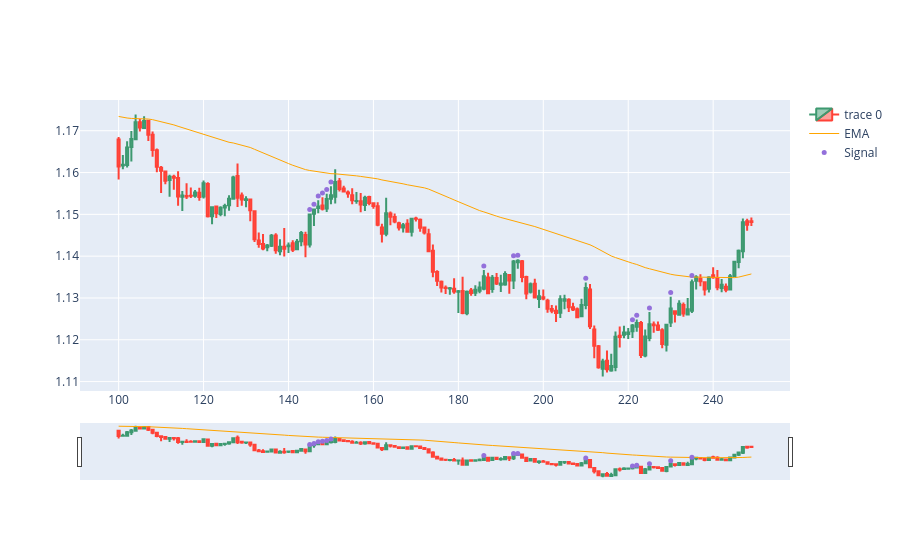

The code cell stored with this chart in its notebook:
### Code cell
dfpl = df[100:250]
fig = go.Figure(data=[go.Candlestick(x=dfpl.index,
                open=dfpl['Open'],
                high=dfpl['High'],
                low=dfpl['Low'],
                close=dfpl['Close']),
                go.Scatter(x=dfpl.index, y=dfpl.EMA, line=dict(color='orange', width=1), name="EMA")])

fig.add_scatter(x=dfpl.index, y=dfpl['pointpos'], mode="markers",
                marker=dict(size=5, color="MediumPurple"),
                name="Signal")
fig.show()

### Figure 1 — Plotly figure (JSON) as saved in the notebook; plotly's stock layout.template omitted (floating-point values rounded to 4 significant figures; data arrays with more than 128 entries replaced by an {"elided": "..."} marker saying what was removed)
{"data": [{"close": {"elided": "150 float values"}, "high": {"elided": "150 float values"}, "low": {"elided": "150 float values"}, "open": {"elided": "150 float values"}, "type": "candlestick", "x": {"elided": "150 int values"}}, {"line": {"color": "orange", "width": 1}, "name": "EMA", "type": "scatter", "x": {"elided": "150 int values"}, "y": {"elided": "150 float values"}}, {"marker": {"color": "MediumPurple", "size": 5}, "mode": "markers", "name": "Signal", "type": "scatter", "x": {"elided": "150 int values"}, "y": {"elided": "150 float values"}}], "layout": {}}
